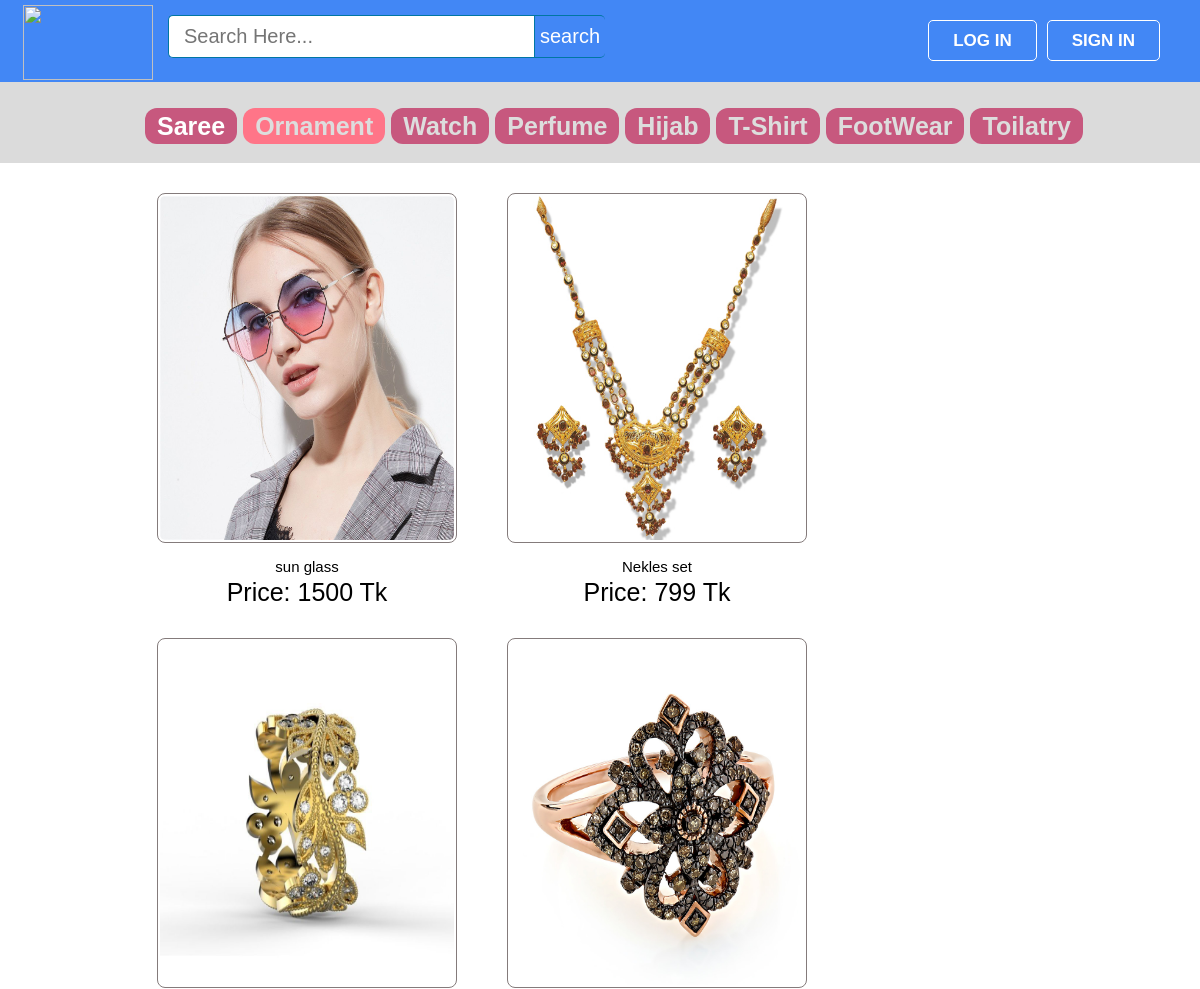
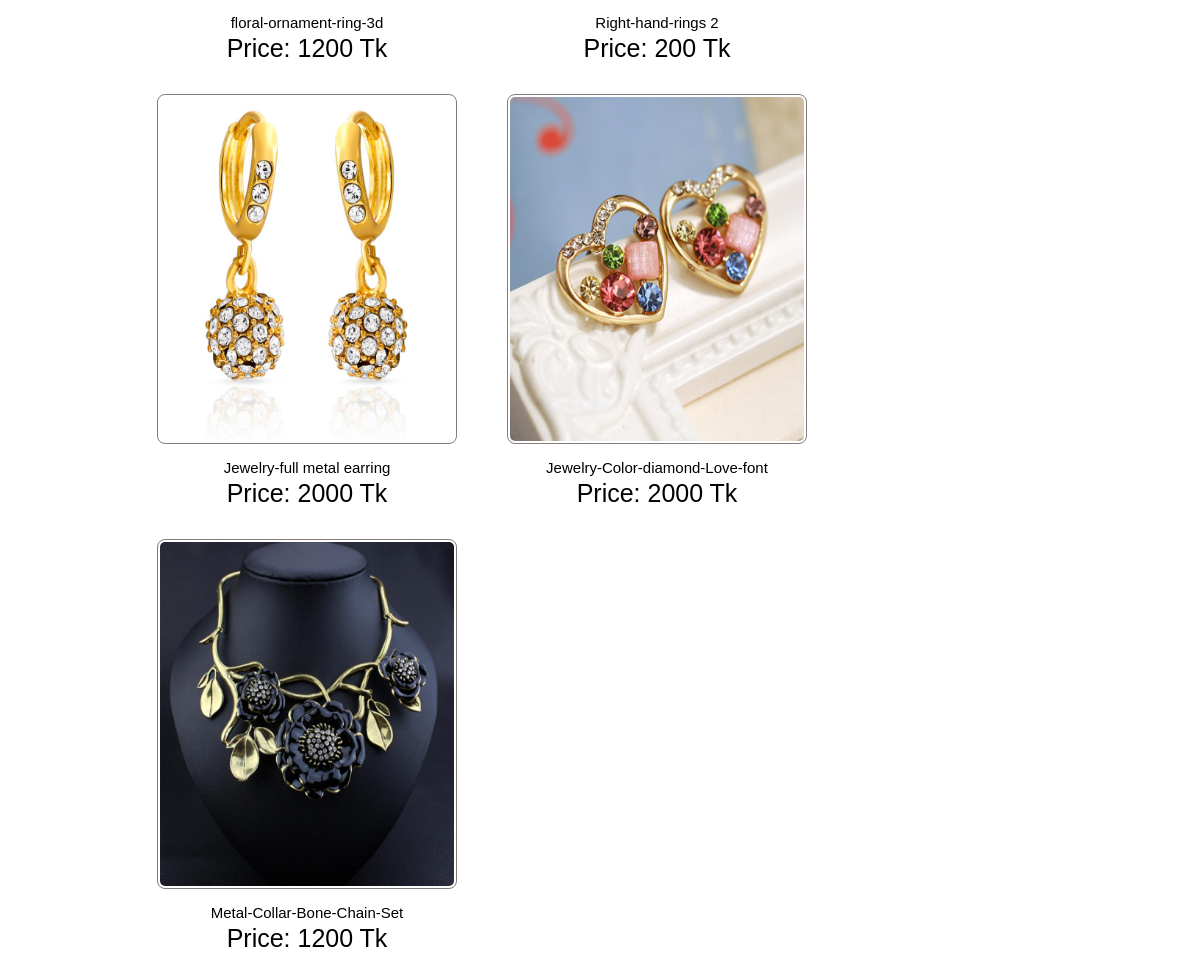
Screenshot of /women/ornament.php with the database file from the repository (2 pictures, top to bottom).
### tables this page shows
CREATE TABLE `products` (
  `id` int(11) NOT NULL,
  `pName` varchar(100) NOT NULL,
  `price` int(11) NOT NULL,
  `description` text NOT NULL,
  `available` int(11) NOT NULL,
  `category` varchar(100) NOT NULL,
  `type` varchar(100) NOT NULL,
  `item` varchar(100) NOT NULL,
  `pCode` varchar(20) NOT NULL,
  `picture` text NOT NULL
);

### women/ornament.php (the view, shortened to what this page needs)
<?php include ( "../inc/connect.inc.php" ); ?>
<!DOCTYPE html>
<html>
<head>
	<link rel="stylesheet" type="text/css" href="../css/style.css">
</head>
<body>
	<?php include ( "../inc/mainheader.inc.php" ); ?>
	<div class="categolis">
		<table>
			<tr>
				<th>
					<a href="saree.php" style="text-decoration: none;color: #fff;padding: 4px 12px;background-color: #c7587e;border-radius: 12px;">Saree</a>
				</th>
				<th><a href="ornament.php" style="text-decoration: none;color: #ddd;padding: 4px 12px;background-color: #ff7588;border-radius: 12px;">Ornament</a></th>
				<th><a href="watch.php" style="text-decoration: none;color: #ddd;padding: 4px 12px;background-color: #c7587e;border-radius: 12px;">Watch</a></th>
				<th><a href="perfume.php" style="text-decoration: none;color: #ddd;padding: 4px 12px;background-color: #c7587e;border-radius: 12px;">Perfume</a></th>
				<th><a href="hijab.php" style="text-decoration: none;color: #ddd;padding: 4px 12px;background-color: #c7587e;border-radius: 12px;">Hijab</a></th>
				<th><a href="tshirt.php" style="text-decoration: none;color: #ddd;padding: 4px 12px;background-color: #c7587e;border-radius: 12px;">T-Shirt</a></th>
				<th><a href="footwear.php" style="text-decoration: none;color: #ddd;padding: 4px 12px;background-color: #c7587e;border-radius: 12px;">FootWear</a></th>
				<th><a href="toilatry.php" style="text-decoration: none;color: #ddd;padding: 4px 12px;background-color: #c7587e;border-radius: 12px;">Toilatry</a></th>
			</tr>
		</table>
	</div>
	<div style="padding: 30px 120px; font-size: 25px; margin: 0 auto; display: table; width: 98%;">
		<div>
		<?php
			$getposts = mysqli_query($conn,"SELECT * FROM products WHERE available >='1' AND item ='ornament'  ORDER BY id DESC LIMIT 10") or die(mysql_error());
					if (mysqli_num_rows($getposts)) {
					echo '<ul id="recs">';
					while ($row = mysqli_fetch_assoc($getposts)) {
						$id = $row['id'];
						$pName = $row['pName'];
						$price = $row['price'];
						$picture = $row['picture'];
						echo '
							<ul style="float: left;">
								<li style="float: left; padding: 0px 25px 25px 25px;">
									<div class="home-prodlist-img"><a href="view_product.php?pid='.$id.'">
										<img src="../image/product/ornament/'.$picture.'" class="home-prodlist-imgi">
										</a>
										<div style="text-align: center; padding: 0 0 6px 0;"> <span style="font-size: 15px;">'.$pName.'</span><br> Price: '.$price.' Tk</div>
									</div>
								</li>
							</ul>
						';
						}
				}
		?>
		</div>
	</div>
</body>
</html>

### css/style.css (style rules this page uses)
html, body, div, span, applet, object, iframe, h1, h2, h3, h4, h5, h6, p, blockquote, pre, a, abbr, acronym, address, big, cite, code, del, dfn, em, img, ins, kbd, q, s, samp, small, strike, strong, sub, sup, tt, var, b, u, i, center, dl, dt, dd, ol, ul, li, fieldset, form, label, legend, table, caption, tbody, tfoot, thead, tr, th, td, article, aside, canvas, details, embed, figure, figcaption, footer, header, hgroup, menu, nav, output, ruby, section, summary, time, mark, audio, video { margin: 0; padding: 0; border: 0; font: inherit; vertical-align: baseline; box-sizing: border-box; }
body { line-height: normal; }
ol, ul { list-style: none; }
table { border-collapse: collapse; border-spacing: 0; }
* { margin: 0px; padding: 0px; }
body, button, input, label, select, td, textarea { font-family: Arial, Helvetica, tahoma,verdana,arial,sans-serif; font-size: 12px; }
body { width: 100%; position: relative; background-color: #ffffff; min-width: 1080px; }
.home-prodlist-imgi { height: 350px; width: 300px; padding: 2px; border: 1px solid #847b7b; border-radius: 8px; }
.categolis { line-height: 1.3; font-weight: bold; color: #fff; padding: 110px 20px 20px 145px; background-color: #dbdbdb; text-align: center; font-size: 25px; }
.categolis table tbody tr th { padding: 0px 6px 0px 0px; }

### rows the page displays
products: picture (picture), pName "sun glass", price "1500"
products: picture (picture), pName "Nekles set", price "799"
products: picture (picture), pName "floral-ornament-ring-3d", price "1200"
products: picture (picture), pName "Right-hand-rings 2", price "200"
products: picture (picture), pName "Jewelry-full metal earring", price "2000"
products: picture (picture), pName "Jewelry-Color-diamond-Love-font", price "2000"
products: picture (picture), pName "Metal-Collar-Bone-Chain-Set", price "1200"
